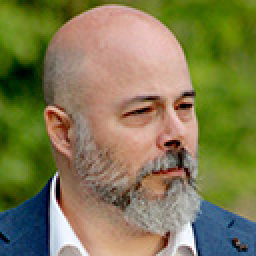
#> input picture 007-ampliacionIA/001-Entrenamiento/josevicentepequeño.jpg, 128 x 128 px (shown 2 times larger)
$ python 039-solorojo.py
#> lines starting #> are read from the running program, lines starting #| are printed output that depends on the picture
import numpy as np
from PIL import Image
import sqlite3

# Open and resize the image
imagen = Image.open("josevicentepequeño.jpg")
#> imagen is the input picture: PIL image 128x128 RGB; mean R, G, B 127.9, 123, 81.4
anchura, altura = imagen.size
#> anchura = 128; altura = 128
imagengrande = Image.new('RGB', (anchura * 4, altura * 4), 'white')
#> imagengrande: PIL image 512x512 RGB; every value is 255
imagenpequeñaperogrande = imagen.resize(imagengrande.size)
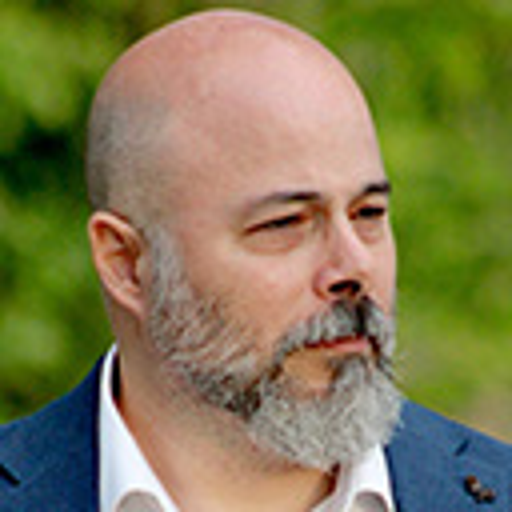
#> imagenpequeñaperogrande: PIL image 512x512 RGB; mean R, G, B 127.9, 123, 81.4
imagengrande.paste(imagenpequeñaperogrande, (0, 0))

# Connect to the database
conexion = sqlite3.connect('memoria.db')
cursor = conexion.cursor()

# Get all rows from the database
#> (the run stopped early here; a loop or call above may not have finished)
